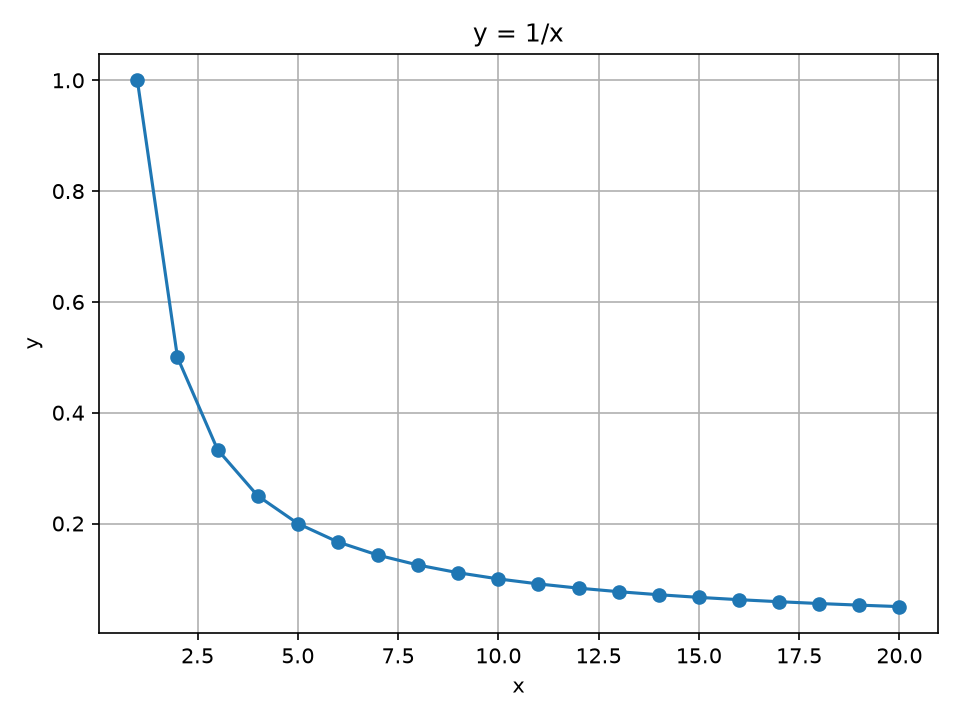

Recreate this plot in Python.
import sys

import pandas as pd
import matplotlib.pyplot as plt


def create_graph(csv_path, image_path): #Create a graph from a CSV file and save it as an image
    data = pd.read_csv(
        csv_path,
        sep=";",
        decimal=",",
        encoding="utf-8-sig",
        usecols=["x", "y"],
    )

    plt.plot(data["x"], data["y"], marker="o") #Create a line plot with markers for the data points
    plt.xlabel("x")
    plt.ylabel("y")
    plt.title("y = 1/x")
    plt.grid(True)
    plt.tight_layout()
    plt.savefig(image_path, dpi=150)
    plt.close()


if __name__ == "__main__": #Check if the script is being run directly
    if len(sys.argv) != 3:
        print("Usage: python graph.py <input.csv> <output.png>")
        raise SystemExit(1)

    create_graph(sys.argv[1], sys.argv[2])
